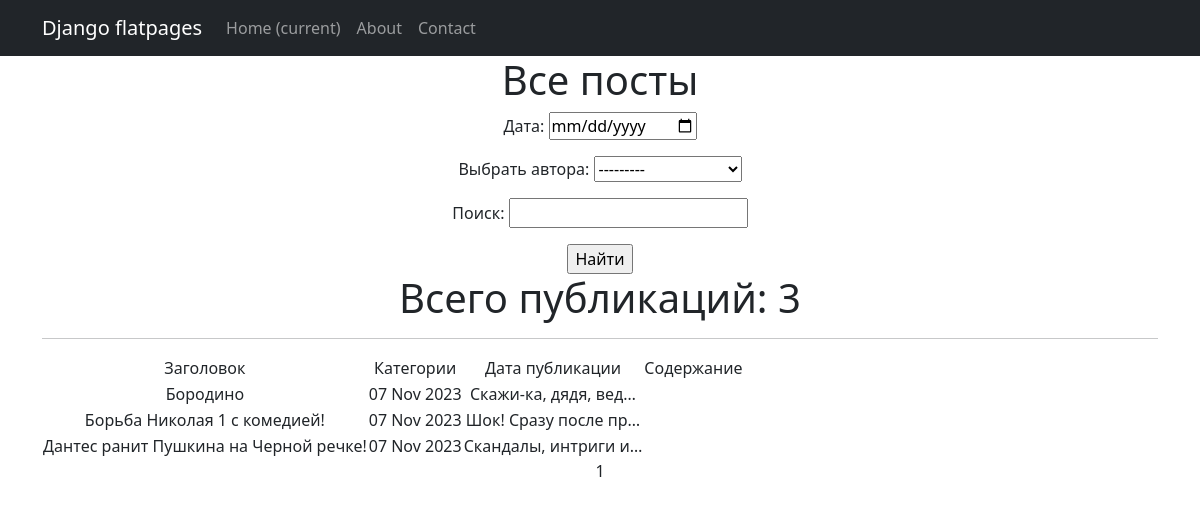
Page /news/ on the committed database.
### news/models.py (models this page shows, shortened)
class Post (models.Model):
    news = 'NE'
    article = 'AR'
    Positions = [
        (news, 'Новости'),
        (article, 'Публикации')
    ]
    head = models.CharField(max_length=200)
    text = models.TextField()
    position = models.CharField(
        max_length=2,
        choices=Positions,
        default=news)
    timing_post = models.DateTimeField(auto_now_add=True)
    author = models.ForeignKey(Author, on_delete=models.CASCADE, related_name='posts')
    post_category = models.ManyToManyField(Category, through='PostCategory')
    rating = models.IntegerField(default=0)

### news/views.py (the view)
# urls.py: path('', PostsList.as_view(), name='post_list'),
class PostsList(ListView):
    model = Post
    ordering = 'head'
    template_name = 'news.html'
    context_object_name = 'news'
    paginate_by = 10
    def get_queryset(self):
        queryset = super().get_queryset()
        self.filterset = PostFilter(self.request.GET, queryset)
        return self.filterset.qs
    def get_context_data(self, **kwargs):
        context = super().get_context_data(**kwargs)
        context['filterset'] = self.filterset
        return context

### news/templatetags/custom_filters.py (called while the page is built)
@register.filter()
def censor(word):
   if isinstance(word, str):
      for i in cens:
         word = word.replace(i[1:], '*' * len(i[1:]))
   else:
      raise ValueError(
         'custom_filters -> censor -> A string is expected, but a different data type has been entered')
   return word

### templates/news.html (shortened to what this page needs)
{% extends 'flatpages/default.html' %}
{% load custom_filters %}
{% load custom_tags %}
{% block content %}
   <h1>Все посты</h1>
    <form action="" method="get">
       {{ filterset.form.as_p }}
       <input type="submit" value="Найти" />
   </form>
    <h1>Всего публикаций: {{news|length}}</h1>
    {% if news %}
        <hr>
            <table>
                <tr>
                    <td>Заголовок</td>
                    <td>Категории</td>
                    <td>Дата публикации</td>
                    <td>Содержание</td>
                </tr>
                {% for new in news %}
                <tr>
                    <td>{{ new.head|censor }}</td>
                    <td>{{ new.timing_post|date:'d M Y' }}</td>
                    <td>{{ new.text|truncatechars:20|censor }}</td>
                    <td></td>
                </tr>
                {% endfor %}
       </table>
    {% endif %}
   {{ page_obj.number }}
{% endblock content %}

### templates/flatpages/default.html (shortened to what this page needs)
<!DOCTYPE html>
<html lang="en">
    <head>
        {% load static %}
        <link href="{% static 'css/styles.css' %}" rel="stylesheet" />
    </head>
    <body>
        <nav class="navbar navbar-expand-lg navbar-dark bg-dark static-top">
            <div class="container">
                <a class="navbar-brand" href="#">Django flatpages</a>
                <div class="collapse navbar-collapse" id="navbarResponsive">
                    <ul class="navbar-nav ml-auto">
                        <li class="nav-item active">
                            <a class="nav-link" href="#">Home
                                <span class="sr-only">(current)</span>
                            </a>
                        </li>
                        <li class="nav-item">
                            <a class="nav-link" href="/about/">About</a>
                        </li>
                        <li class="nav-item">
                            <a class="nav-link" href="/contacts/">Contact</a>
                        </li>
                    </ul>
                 </div>
             </div>
        </nav>
      <div class="container">
        <div class="row">
            <div class="col-lg-12 text-center">
                {% block content %}{% endblock content %}
            </div>
        </div>
</div>
    </body>
</html>

### rows in the picture
Post: head|censor "Бородино", timing_post "07 Nov 2023", text|censor "Скажи-ка, дядя, вед…"
Post: head|censor "Борьба Николая 1 с комедией!", timing_post "07 Nov 2023", text|censor "Шок! Сразу после пр…"
Post: head|censor "Дантес ранит Пушкина на Черной речке!", timing_post "07 Nov 2023", text|censor "Скандалы, интриги и…"

### other values in the picture
{{ news|length }} "3"
{{ page_obj.number }} "1"
